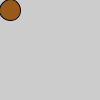
Frame 1 (no input)
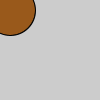
Frame 60 (the mouse pressed at the canvas centre just before this capture)
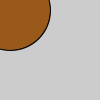
Frame 120 (the mouse held since frame 60 and released just before this capture)

The Processing sketch that drew these frames (run headless with seeded random() and noise(); from frame 60 on, the mouse is pressed at the canvas centre):

// Processing sketch: sketch_01_clase_punto
// ── sketch_01_clase_punto.pde
// Variable global
Punto2D punto;
float dia;

void setup() {
  //punto = new Punto2D();
  dia = 20;
  punto = new Punto2D(10,10);
}

void draw() {
  //Punto2D copia = new Punto2D(punto);
  //copia.Dibujar();
  dia += 0.5;
  punto.Dibujar(dia);
}

// ── Punto2D.pde
class Punto2D {
  // Parámetros
  float x;
  float y;
  // Constructor
  Punto2D() {
    x = 0;
    y = 0;
  }
  // Constructor asiganción
  Punto2D(float x, float y) {
    this.x = x;
    this.y = y;
  }
  // Constructor copia
  Punto2D(Punto2D p) {
    x = p.x;
    y = p.y;
  }
  
  void Dibujar() {
    fill(153,89,27);
    circle(x, y, 10);
  }
  
  void Dibujar(float diametro) {
    fill(153,89,27);
    circle(x, y, diametro);
  }
  
}
